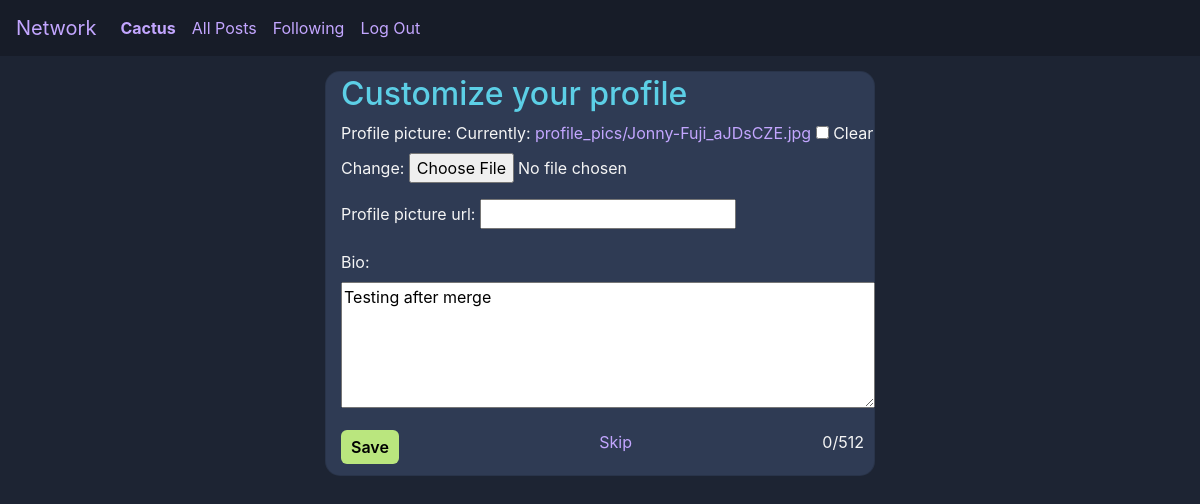
Page /register/setup/ (signed in) on the earlier database version.
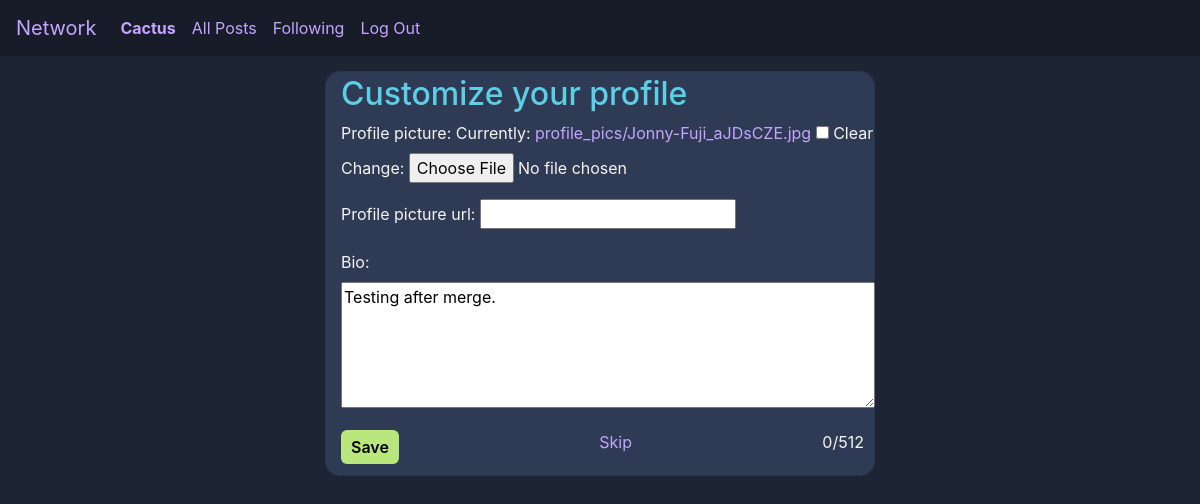
Same page on the later database version.
### network/models.py (models this page shows, shortened)
class Profile(models.Model):
    user = models.OneToOneField(User, on_delete=models.CASCADE)
    following = models.ManyToManyField("self", symmetrical=False, blank=True, related_name="followers")
    saved_posts = models.ManyToManyField("Post", blank=True, related_name="saved_by_profiles")
    profile_picture = models.ImageField(upload_to='profile_pics/', blank=True, null=True) # TODO
    profile_picture_url = models.URLField(blank=True, null=True) # TODO
    bio = models.CharField(max_length=512, null=True, blank=True) # TODO

### network/views.py (the view)
# urls.py: path("register/setup/", views.profile_setup, name="profile_setup"),
def profile_setup(request):
    if request.method == "POST":
        form = ProfileForm(request.POST, request.FILES, instance=request.user.profile)
        if form.is_valid():
            form.save()
            return redirect("index")
    else:
        form = ProfileForm(instance=request.user.profile)
    return render(request, "network/profile_setup.html", {"form": form})

### network/forms.py (shortened to what this page needs)
class ProfileForm(forms.ModelForm):
    class Meta:
        model = Profile
        fields = ['profile_picture', 'profile_picture_url', 'bio']
        widgets = {
            'bio': forms.Textarea(attrs={'rows': 5, 'cols': 50, 'maxlength': 512}),
        }

### network/templates/network/profile_setup.html (shortened to what this page needs)
{% extends "network/layout.html" %}
{% load static %}
{% block body %}
    <div class="card">
        <h2 class="header-txt">Customize your profile</h2>
        <form id="edit-profile-form" method="post" enctype="multipart/form-data">
            {{ form.as_p }}
            <div class="char-count-div">
                <button class="btn-base submit-btn" type="submit">Save</button>
                <a href="{% url 'profile' username=user.username %}">Skip</a>
                <p><span id="char-count">0</span>/512</p>
            </div>
        </form>
    </div>
{% endblock %}

Differences in the rows shown:
changed Profile: bio "Testing after merge" → "Testing after merge."
